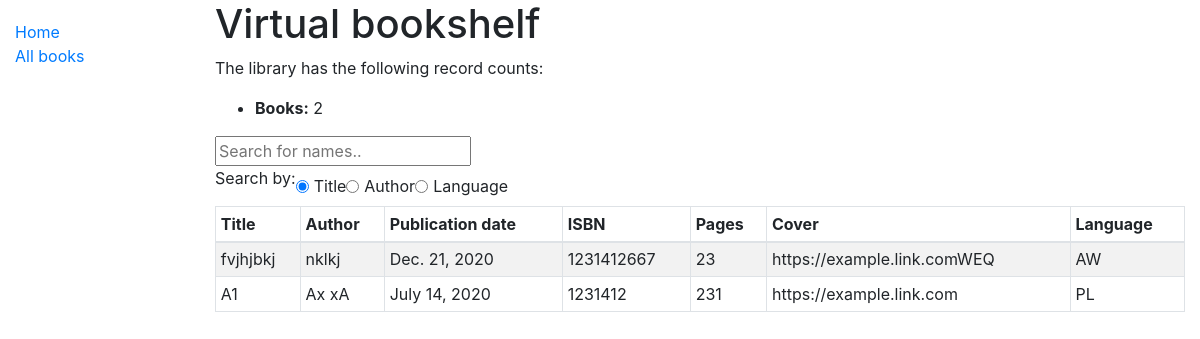
The app's page /catalog/, older data.
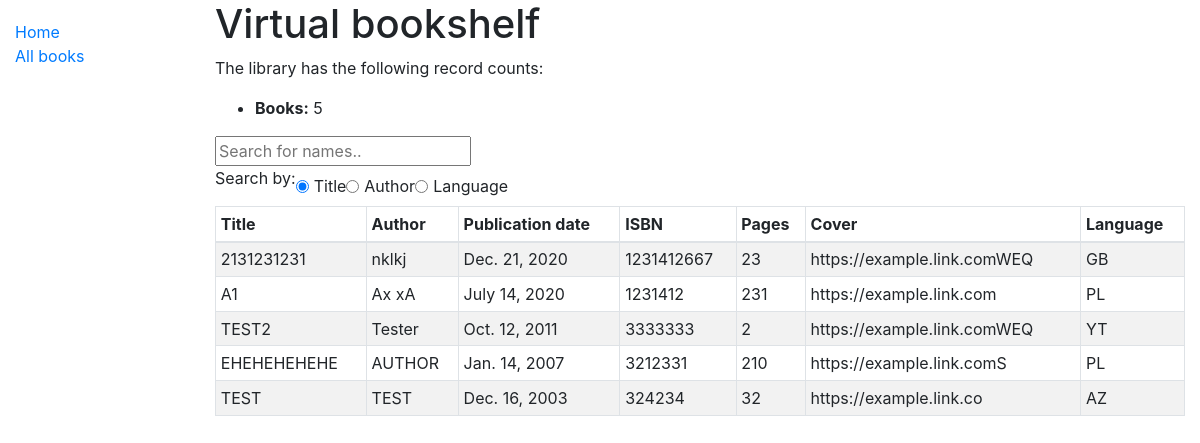
The same page, newer data.
### catalog/models.py (models this page shows, shortened)
class BookModel(models.Model):
    author = models.TextField(help_text='Enter authors name and surname')
    title = models.TextField(help_text='Enter title')
    pub_date = models.DateField()
    ISBN = models.CharField(max_length=13, unique=True)
    no_pages = models.TextField()
    cover = models.URLField()
    language = CountryField()
    class Meta:
        ordering = ['-pub_date']

### catalog/views.py (the view)
# urls.py: path('catalog/', views.index, name='catalog'),
def index(request):
    num_books = BookModel.objects.all().count()
    books_list = BookModel.objects.order_by('-pub_date')
    context = {
        'num_books': num_books,
        'books_list': books_list,
    }
    return render(request, 'index.html', context=context)

### catalog/templates/index.html (shortened to what this page needs)
{% extends "base_generic.html" %}
{% block content %}
  <h1>Virtual bookshelf</h1>
  <p>The library has the following record counts:</p>
  <ul>
    <li><strong>Books:</strong> {{ num_books }}</li>
  </ul>
<div>
    <input type="text" id="myInput" onkeyup="myFunction()" placeholder="Search for names..">
  </div>
    <div class="form-check form-check-inline">
      <p>Search by:</p>
      <input class="form-check-input" type="radio" name="searchRadios" id="titleRadio" value="title" checked>
      <label class="form-check-label" for="titleRadio"> Title </label>
      <input class="form-check-input" type="radio" name="searchRadios" id="authorRadio" value="author">
      <label class="form-check-label" for="authorRadio"> Author </label>
      <input class="form-check-input" type="radio" name="searchRadios" id="languageRadio" value="language">
      <label class="form-check-label" for="languageRadio"> Language </label>
    </div>
    <table id="booksList" class="table table-striped table-bordered table-sm" cellspacing="0" width="100%">
      <thead>
        <tr>
          <th class="th-sm" onclick="sortTable(1)">Title</th>
          <th class="th-sm" onclick="sortTable(1)">Author</th>
          <th class="th-sm" onclick="sortTable(1)">Publication date</th>
          <th class="th-sm" onclick="sortTable(1)">ISBN</th>
          <th class="th-sm" onclick="sortTable(1)">Pages</th>
          <th class="th-sm" onclick="sortTable(1)">Cover</th>
          <th class="th-sm" onclick="sortTable(1)">Language</th>
        </tr>
      </thead>
      <tbody id="myTable">
        {% for book in books_list %}
        <tr>
          <td>{{ book.title }}</td>
          <td>{{ book.author }}</td>
          <td>{{ book.pub_date }}</td>
          <td>{{ book.ISBN }}</td>
          <td>{{ book.no_pages }}</td>
          <td>{{ book.cover }}</td>
          <td>{{ book.language }}</td>
        </tr>
        {% endfor %}
      </tbody>
    </table>
{% endblock %}

### catalog/templates/base_generic.html (shortened to what this page needs)
<!DOCTYPE html>
<html lang="en">
<head>
  <link rel="stylesheet" href="https://cdn.jsdelivr.net/npm/bootstrap@4.5.3/dist/css/bootstrap.min.css">
  {% load static %}
  <link rel="stylesheet" href="{% static 'css/styles.css' %}">
</head>
<body>
  <div class="container-fluid">
    <div class="row">
      <div class="col-sm-2">
      {% block sidebar %}
        <ul class="sidebar-nav">
          <li><a href="{% url 'catalog' %}">Home</a></li>
          <li><a href="">All books</a></li>
        </ul>
     {% endblock %}
      </div>
      <div class="col-sm-10 ">{% block content %}{% endblock %}</div>
    </div>
  </div>
</body>
</html>

### catalog/static/css/styles.css (style rules this page uses)
.sidebar-nav { margin-top: 20px; padding: 0; list-style: none; }

Row changes from the older to the newer data that the page shows:
changed BookModel "nklkj": title "fvjhjbkj" → "2131231231"; language "AW" → "GB"
added BookModel: title "TEST2", author "Tester", pub_date "Oct. 12, 2011", ISBN "3333333", no_pages "2", cover "https://example.link.comWEQ", language "YT"
added BookModel: title "EHEHEHEHEHE", author "AUTHOR", pub_date "Jan. 14, 2007", ISBN "3212331", no_pages "210", cover "https://example.link.comS", language "PL"
added BookModel: title "TEST", author "TEST", pub_date "Dec. 16, 2003", ISBN "324234", no_pages "32", cover "https://example.link.co", language "AZ"
Text that changed along with them:
{{ num_books }}: "2" → "5"
